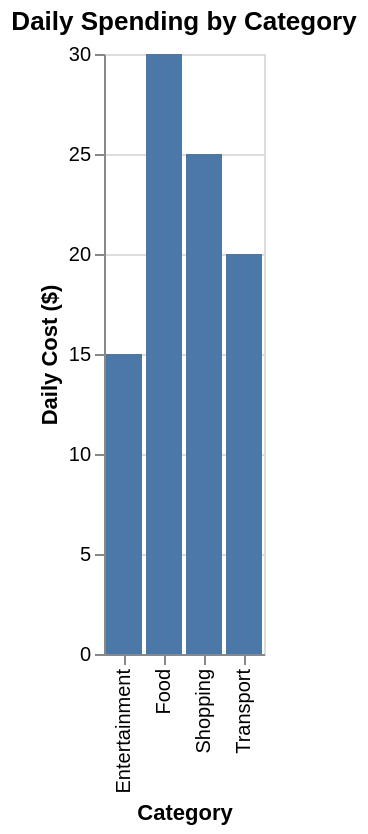

Write a Vega-Lite specification for this figure.
### Vega-Lite specification from a JSON file in a GitHub repository (floating-point values rounded to 4 significant figures)
{"$schema": "https://vega.github.io/schema/vega-lite/v5.json", "description": "A simple bar chart showing daily costs by category.", "title": "Daily Spending by Category", "data": {"values": [{"category": "Food", "cost": 30}, {"category": "Transport", "cost": 20}, {"category": "Entertainment", "cost": 15}, {"category": "Shopping", "cost": 25}]}, "mark": "bar", "encoding": {"x": {"field": "category", "type": "nominal", "title": "Category"}, "y": {"field": "cost", "type": "quantitative", "title": "Daily Cost ($)"}}}
